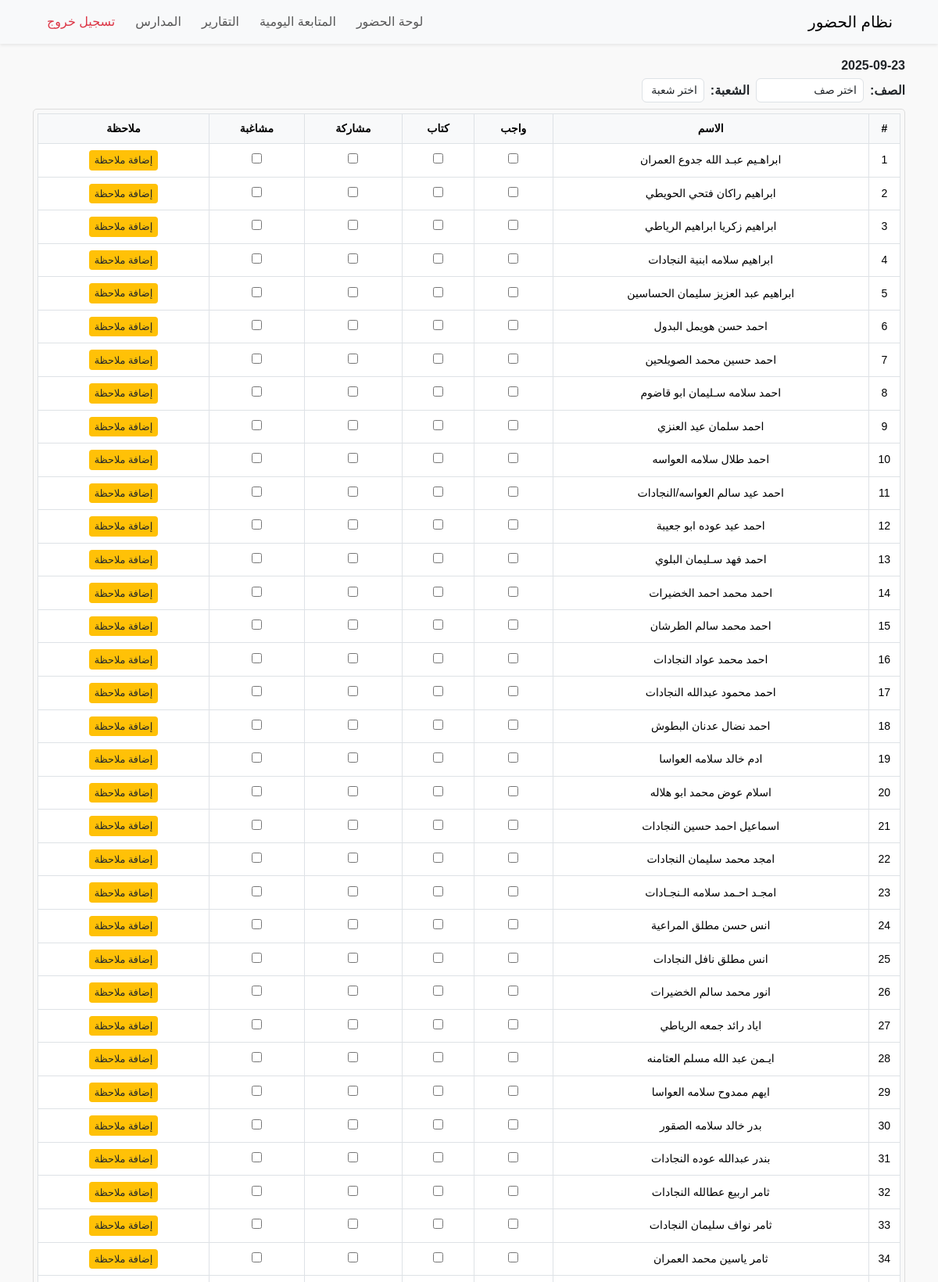
The page /tracking (signed in, upper part) on the database its author committed.
### tables this page shows
CREATE TABLE students (
    id INTEGER PRIMARY KEY AUTOINCREMENT,
    student_name TEXT NOT NULL,
    username TEXT,
    password TEXT
, class_name TEXT, section TEXT, school_id INTEGER REFERENCES schools(id), class_id INTEGER REFERENCES teacher_classes(id));

CREATE TABLE student_tracking (
    id INTEGER PRIMARY KEY AUTOINCREMENT,
    student_id INTEGER NOT NULL,
    date TEXT NOT NULL,
    homework INTEGER DEFAULT 0,
    book INTEGER DEFAULT 0,
    participation INTEGER DEFAULT 0,
    misbehavior INTEGER DEFAULT 0,
    note TEXT, tracking_date TEXT, class_id INTEGER REFERENCES teacher_classes(id), teacher_id INTEGER REFERENCES teachers(id), school_id INTEGER,
    FOREIGN KEY(student_id) REFERENCES students(id)
);

### tracking.py (the view)
@login_required
def tracking_page():
    school_id = session.get("school_id")
    if not school_id:
        return redirect(url_for("dashboard"))
    conn = get_db_connection()
    today = date.today().isoformat()
    students = conn.execute(
        "SELECT * FROM students WHERE school_id=? ORDER BY student_name",
        (school_id,)
    ).fetchall()
    if session.get("role") == "teacher":
        teacher_id = session['user']['id']
        rows = conn.execute(
            "SELECT * FROM student_tracking WHERE date=? AND school_id=? AND teacher_id=?",
            (today, school_id, teacher_id)
        ).fetchall()
    else:
        rows = conn.execute(
            "SELECT * FROM student_tracking WHERE date=? AND school_id=?",
            (today, school_id)
        ).fetchall()
    records = {r['student_id']: r for r in rows}
    classes = [row['class_name'] for row in conn.execute(
        "SELECT DISTINCT class_name FROM students WHERE school_id=?",
        (school_id,)
    ).fetchall()]
    sections = [row['section'] for row in conn.execute(
        "SELECT DISTINCT section FROM students WHERE school_id=?",
        (school_id,)
    ).fetchall()]
    conn.close()
    return render_template(
        "tracking.html",
        students=students,
        records=records,
        today=today,
        classes=classes,
        sections=sections
    )

### auth.py (called while the page is built)
def login_required(f):
    @wraps(f)
    def decorated_function(*args, **kwargs):
        if 'user' not in session:
            return redirect(url_for('login'))
        return f(*args, **kwargs)
    return decorated_function

### db.py (called while the page is built)
def get_db_connection():
    conn = sqlite3.connect(DB_NAME)
    conn.row_factory = sqlite3.Row
    return conn

### templates/tracking.html (shortened to what this page needs)
{% include 'partials/header.html' %}
{% include 'partials/navbar.html' %}
<link rel="stylesheet" href="{{ url_for('static', filename='css/tracking.css') }}">
<div class="container my-3">
    <div class="d-flex justify-content-between mb-2 tracking-header">
        <div class="tracking-date">{{ today }}</div>
        <div class="tracking-filters">
            <strong>الصف: </strong>
            <select id="classSelect" class="form-control d-inline-block w-auto">
                <option value="">اختر صف</option>
            </select>
            <strong>الشعبة: </strong>
            <select id="sectionSelect" class="form-control d-inline-block w-auto">
                <option value="">اختر شعبة</option>
            </select>
        </div>
    </div>
    <div class="table-responsive">
        <table class="table table-bordered" id="trackingTable">
            <thead class="table-light sticky-top">
                <tr>
                    <th style="width:40px">#</th>
                    <th>الاسم</th>
                    <th>واجب</th>
                    <th>كتاب</th>
                    <th>مشاركة</th>
                    <th>مشاغبة</th>
                    <th>ملاحظة</th>
                </tr>
            </thead>
            <tbody>
                {% for student in students %}
                {% set rec = records.get(student.id, {}) %}
                <tr data-class="{{ student.class_name }}" data-section="{{ student.section }}">
                    <td class="row-number"></td>
                    <td>{{ student.student_name }}</td>
                    <td><input type="checkbox" class="track-checkbox" data-student="{{ student.id }}" data-field="homework" {% if rec.homework %}checked{% endif %}></td>
                    <td><input type="checkbox" class="track-checkbox" data-student="{{ student.id }}" data-field="book" {% if rec.book %}checked{% endif %}></td>
                    <td><input type="checkbox" class="track-checkbox" data-student="{{ student.id }}" data-field="participation" {% if rec.participation %}checked{% endif %}></td>
                    <td><input type="checkbox" class="track-checkbox" data-student="{{ student.id }}" data-field="misbehavior" {% if rec.misbehavior %}checked{% endif %}></td>
                    <td>
                        <button class="btn btn-sm btn-warning note-btn" data-student="{{ student.id }}" {% if rec.note %}style="background:red"{% endif %}>
                            {% if rec.note %}تم إدخال ملاحظة{% else %}إضافة ملاحظة{% endif %}
                        </button>
                    </td>
                </tr>
                {% endfor %}
            </tbody>
        </table>
    </div>
</div>
{% include 'partials/footer.html' %}

### static/css/style.css (style rules this page uses)
html, body { height: 100%; margin: 0; padding: 0; }
body { font-family: 'Tajawal', sans-serif; background-color: #f9f9f9; direction: rtl; text-align: right; display: flex; flex-direction: column; min-height: 100vh; }
table { width: 100%; border-collapse: collapse; direction: rtl; }
th, td { text-align: center; padding: 10px; vertical-align: middle; }
th { background-color: #f8f9fa; }
td button { min-width: 70px; margin: 0 2px; }
.btn-warning { background-color: #ffc107; border: none; color: #212529; }

### static/css/tracking.css (style rules this page uses)
body { margin: 0; padding: 0; font-family: Arial, sans-serif; overflow-x: hidden; }
#trackingTable { width: 100%; border-collapse: collapse; font-size: 14px; table-layout: auto; }
#trackingTable th, #trackingTable td { border: 1px solid #dee2e6; padding: 0.5rem; text-align: center; vertical-align: middle; }
#trackingTable td:nth-child(2) { white-space: normal; word-wrap: break-word; max-width: 200px; }
#trackingTable thead th { position: sticky; top: 0; background-color: #f8f9fa; z-index: 1000; }
.tracking-header { display: flex; flex-direction: column; align-items: stretch; margin-bottom: 0.5rem; }
.tracking-date { text-align: right; font-weight: bold; margin-bottom: 0.25rem; }
.tracking-filters { display: flex; flex-direction: row; align-items: center; gap: 0.5rem; }
.tracking-filters select { font-size: 0.875rem; min-width: 5rem; padding: 0.25rem 0.5rem; }
.note-btn { font-size: 0.8rem; padding: 0.2rem 0.4rem; }

### templates/partials/header.html (style rules this page uses)
.table-responsive { overflow-x: auto; border: 1px solid #ddd; border-radius: 5px; padding: 5px; }

### rows shown on the page
students: student_name "ابراهـيم عبـد الله جدوع العمران", shows "إضافة ملاحظة"
students: student_name "ابراهيم راكان فتحي الحويطي", shows "إضافة ملاحظة"
students: student_name "ابراهيم زكريا ابراهيم الرياطي", shows "إضافة ملاحظة"
students: student_name "ابراهيم سلامه ابنية النجادات", shows "إضافة ملاحظة"
students: student_name "ابراهيم عبد العزيز سليمان الحساسين", shows "إضافة ملاحظة"
students: student_name "احمد حسن هويمل البدول", shows "إضافة ملاحظة"
students: student_name "احمد حسين محمد الصويلحين", shows "إضافة ملاحظة"
students: student_name "احمد سلامه سـليمان ابو قاضوم", shows "إضافة ملاحظة"
students: student_name "احمد سلمان عيد العنزي", shows "إضافة ملاحظة"
students: student_name "احمد طلال سلامه العواسه", shows "إضافة ملاحظة"
students: student_name "احمد عيد سالم العواسه/النجادات", shows "إضافة ملاحظة"
students: student_name "احمد عيد عوده ابو جعيبة", shows "إضافة ملاحظة"
students: student_name "احمد فهد سـليمان البلوي", shows "إضافة ملاحظة"
students: student_name "احمد محمد احمد الخضيرات", shows "إضافة ملاحظة"
students: student_name "احمد محمد سالم الطرشان", shows "إضافة ملاحظة"
students: student_name "احمد محمد عواد النجادات", shows "إضافة ملاحظة"
students: student_name "احمد محمود عبدالله النجادات", shows "إضافة ملاحظة"
students: student_name "احمد نضال عدنان البطوش", shows "إضافة ملاحظة"
students: student_name "ادم خالد سلامه العواسا", shows "إضافة ملاحظة"
students: student_name "اسلام عوض محمد ابو هلاله", shows "إضافة ملاحظة"
students: student_name "اسماعيل احمد حسين النجادات", shows "إضافة ملاحظة"
students: student_name "امجد محمد سليمان النجادات", shows "إضافة ملاحظة"
students: student_name "امجـد احـمد سلامه الـنجـادات", shows "إضافة ملاحظة"
students: student_name "انس حسن مطلق المراعية", shows "إضافة ملاحظة"
students: student_name "انس مطلق نافل النجادات", shows "إضافة ملاحظة"
students: student_name "انور محمد سالم الخضيرات", shows "إضافة ملاحظة"
students: student_name "اياد رائد جمعه الرياطي", shows "إضافة ملاحظة"
students: student_name "ايـمن عبد الله مسلم العثامنه", shows "إضافة ملاحظة"
students: student_name "ايهم ممدوح سلامه العواسا", shows "إضافة ملاحظة"
students: student_name "بدر خالد سلامه الصقور", shows "إضافة ملاحظة"
students: student_name "بندر عبدالله عوده النجادات", shows "إضافة ملاحظة"
students: student_name "ثامر اربيع عطالله النجادات", shows "إضافة ملاحظة"
students: student_name "ثامر نواف سليمان النجادات", shows "إضافة ملاحظة"
students: student_name "ثامر ياسين محمد العمران", shows "إضافة ملاحظة"
